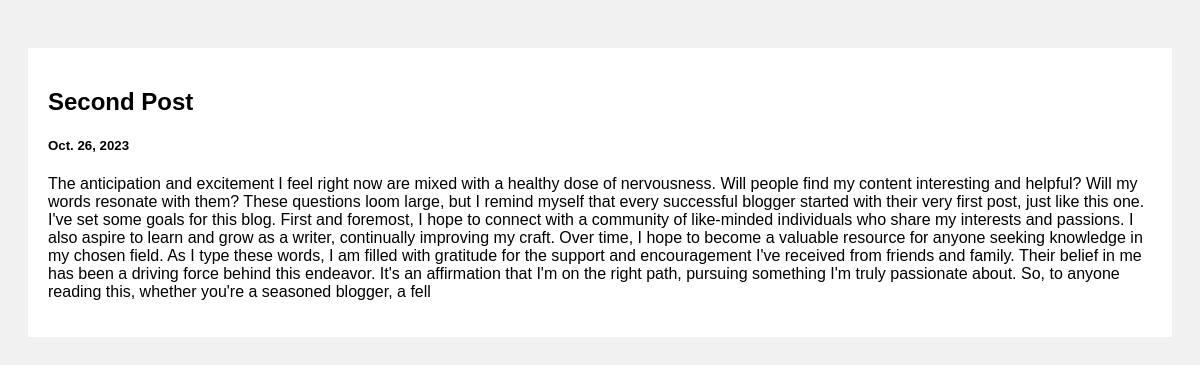
Screenshot of /post/Second Post with the database file from the repository.
### posts/models.py (models this page shows)
class posts(models.Model):
    title = models.CharField(max_length=50)
    date = models.DateField()
    body = models.CharField(max_length=1000)

### posts/views.py (the view)
# urls.py: path('post',include('posts.urls'))
def post(request,title):
    post = posts.objects.get(title=title)
    return render(request,'post.html',{'posts':post})

### templates/post.html (shortened to what this page needs)
<!DOCTYPE html>
<html>
<head>
</head>
<body>
<div class="row">
  <div class="leftcolumn">
    <div class="card">
        <h2>{{posts.title}}</h2>
        <h5>{{posts.date}}</h5>
        <p>{{posts.body}}</p>
    </div>
  </div>
</div>
</body>
</html>

### templates/post.html (style rules this page uses)
* { box-sizing: border-box; }
body { font-family: Arial; padding: 20px; background: #f1f1f1; }
.leftcolumn { float: left; width: 100%; }
.card { background-color: white; padding: 20px; margin-top: 20px; }
.row:after { content: ""; display: table; clear: both; }

### rows the page displays
posts: title "Second Post", date "Oct. 26, 2023", body "The anticipation and excitement I feel right now are mixed with a healthy dose of nervousness. Will people find my content interesting and helpful? Will my words resonate with them? These questions loom large, but I remind myself that every successful blogger started with their very first post, just like this one. I've set some goals for this blog. First and foremost, I hope to connect with a community of like-minded individuals who share my interests and passions. I also aspire to learn and grow as a writer, continually improving my craft. Over time, I hope to become a valuable resource for anyone seeking knowledge in my chosen field. As I type these words, I am filled with gratitude for…"
